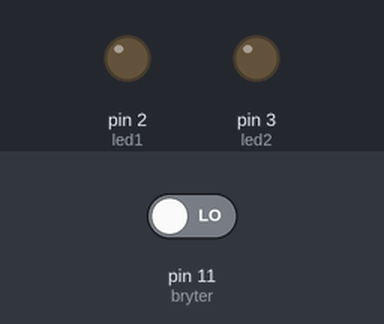
A sketch run on a simulated Arduino Uno, built with avr-gcc and run on an emulated ATmega328P. Shown: output pins drawn as LEDs (lit = HIGH). The inputs (shaded band) are chosen by the test bench; at power-on: pin 11 (bryter) LOW.

Above: at 1.2 s.
1.3 s: pin 11 (bryter) driven HIGH
At 1.7 s:
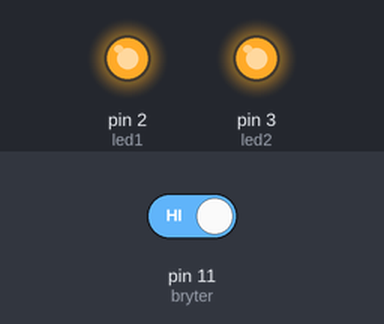
2.8 s: pin 11 (bryter) driven LOW
At 4.1 s:
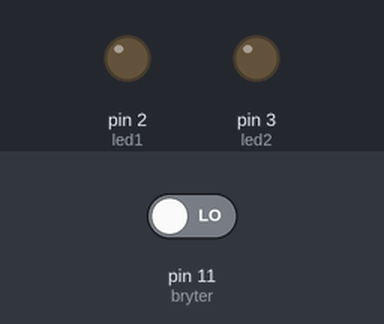
Timing chart, 0 to 5.8 s (numbered marks = the images above; inputs shaded):
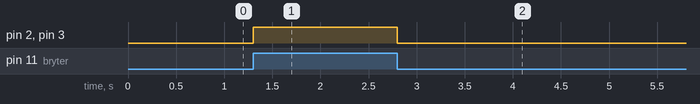

The sketch:

8_Dobbelbryter_-_MHP.ino
```cpp
// Oppgave 8 - Dobbelbryter - 30.01.2018 - MHP

// KONSTANTER:
const byte led1 = 2;
const byte led2 = 3;
const byte bryter = 11;

// VARIABLER:
int lesbryter;

// SETUP:
void setup() {
  pinMode(led1, OUTPUT);
  pinMode(led2, OUTPUT);
  pinMode(bryter, INPUT);
}

// FUNKSJONER:

// HOVUDPROGRAM:
void loop() {
  lesbryter = digitalRead(bryter);
  if (lesbryter == HIGH) {
    digitalWrite(led1, HIGH);
    digitalWrite(led2, HIGH);
  } else {
    digitalWrite(led1, LOW);
    digitalWrite(led2, LOW);
    }
}
```

Measured:
- after the input at 1.3 s, pin 2 (led1), pin 3 (led2): LOW → HIGH at once
- after the input at 2.8 s, pin 2 (led1), pin 3 (led2): HIGH → LOW at once
